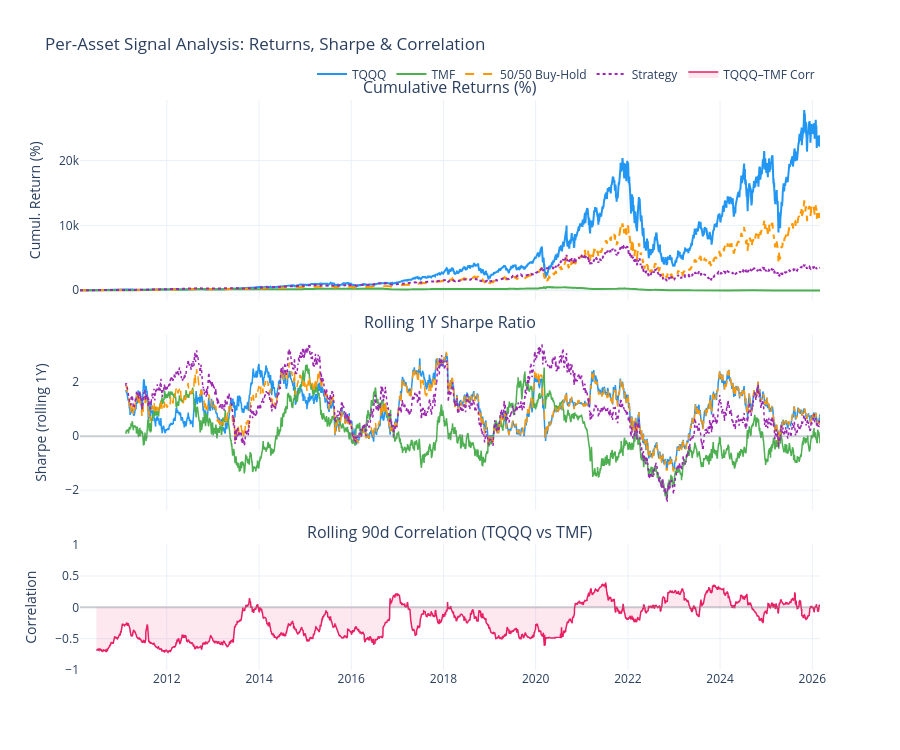

This figure's notebook cell:
### Code cell
# ====== Per-Asset Cumulative Returns & Rolling Sharpe — Plotly ======

# Cumulative returns (not equity — just percentage growth)
tqqq_cum = (1 + tqqq_rets).cumprod() - 1
tmf_cum  = (1 + tmf_rets).cumprod() - 1
bh5050_cum = (1 + bh5050_rets).cumprod() - 1
strat_cum  = (1 + strat_rets).cumprod() - 1

# Rolling 252-day Sharpe (annualised)
window = 252
tqqq_roll_sharpe  = (tqqq_rets.rolling(window).mean() / tqqq_rets.rolling(window).std()) * np.sqrt(252)
tmf_roll_sharpe   = (tmf_rets.rolling(window).mean() / tmf_rets.rolling(window).std()) * np.sqrt(252)
bh5050_roll_sharpe = (bh5050_rets.rolling(window).mean() / bh5050_rets.rolling(window).std()) * np.sqrt(252)
strat_roll_sharpe  = (strat_rets.rolling(window).mean() / strat_rets.rolling(window).std()) * np.sqrt(252)

# Rolling 90-day correlation (TQQQ vs TMF)
roll_corr = tqqq_rets.rolling(90).corr(tmf_rets)

fig = make_subplots(rows=3, cols=1, shared_xaxes=True, vertical_spacing=0.06,
                    subplot_titles=('Cumulative Returns (%)',
                                    'Rolling 1Y Sharpe Ratio',
                                    'Rolling 90d Correlation (TQQQ vs TMF)'),
                    row_heights=[0.40, 0.35, 0.25])

colors = {'TQQQ': '#2196F3', 'TMF': '#4CAF50', '50/50 BH': '#FF9800', 'Strategy': '#9C27B0'}

# Panel 1: Cumulative returns
for name, series, color, dash in [
    ('TQQQ', tqqq_cum, colors['TQQQ'], None),
    ('TMF', tmf_cum, colors['TMF'], None),
    ('50/50 Buy-Hold', bh5050_cum, colors['50/50 BH'], 'dash'),
    ('Strategy', strat_cum, colors['Strategy'], 'dot'),
]:
    fig.add_trace(go.Scatter(x=series.index, y=series * 100, name=name,
        line=dict(color=color, width=2, dash=dash),
        hovertemplate=f'{name}: %{{y:.0f}}%<extra></extra>'), row=1, col=1)
fig.update_yaxes(title_text='Cumul. Return (%)', row=1, col=1)

# Panel 2: Rolling Sharpe
for name, series, color, dash in [
    ('TQQQ', tqqq_roll_sharpe, colors['TQQQ'], None),
    ('TMF', tmf_roll_sharpe, colors['TMF'], None),
    ('50/50 BH', bh5050_roll_sharpe, colors['50/50 BH'], 'dash'),
    ('Strategy', strat_roll_sharpe, colors['Strategy'], 'dot'),
]:
    fig.add_trace(go.Scatter(x=series.index, y=series, name=name, showlegend=False,
        line=dict(color=color, width=1.5, dash=dash),
        hovertemplate=f'{name}: %{{y:.2f}}<extra></extra>'), row=2, col=1)
fig.add_hline(y=0, line_dash='solid', line_color='gray', opacity=0.3, row=2, col=1)
fig.update_yaxes(title_text='Sharpe (rolling 1Y)', row=2, col=1)

# Panel 3: Rolling correlation
fig.add_trace(go.Scatter(x=roll_corr.index, y=roll_corr,
    name='TQQQ–TMF Corr', line=dict(color='#E91E63', width=1.5),
    fill='tozeroy', fillcolor='rgba(233,30,99,0.1)',
    hovertemplate='Corr: %{y:.3f}<extra></extra>'), row=3, col=1)
fig.add_hline(y=0, line_dash='solid', line_color='gray', opacity=0.3, row=3, col=1)
fig.update_yaxes(title_text='Correlation', range=[-1, 1], row=3, col=1)

fig.update_layout(height=750, template='plotly_white', hovermode='x unified',
                  title='Per-Asset Signal Analysis: Returns, Sharpe & Correlation',
                  legend=dict(orientation='h', yanchor='bottom', y=1.02, xanchor='right', x=1))
fig.show()

### Figure 1 — Plotly figure (JSON) as saved in the notebook; plotly's stock layout.template omitted (floating-point values rounded to 4 significant figures; data arrays with more than 128 entries replaced by an {"elided": "..."} marker saying what was removed)
{"data": [{"hovertemplate": "TQQQ: %{y:.0f}%<extra></extra>", "line": {"color": "#2196F3", "width": 2}, "name": "TQQQ", "type": "scatter", "x": {"elided": "4037 str values"}, "xaxis": "x", "y": {"elided": "4037 float values"}, "yaxis": "y"}, {"hovertemplate": "TMF: %{y:.0f}%<extra></extra>", "line": {"color": "#4CAF50", "width": 2}, "name": "TMF", "type": "scatter", "x": {"elided": "4037 str values"}, "xaxis": "x", "y": {"elided": "4037 float values"}, "yaxis": "y"}, {"hovertemplate": "50/50 Buy-Hold: %{y:.0f}%<extra></extra>", "line": {"color": "#FF9800", "dash": "dash", "width": 2}, "name": "50/50 Buy-Hold", "type": "scatter", "x": {"elided": "4037 str values"}, "xaxis": "x", "y": {"elided": "4037 float values"}, "yaxis": "y"}, {"hovertemplate": "Strategy: %{y:.0f}%<extra></extra>", "line": {"color": "#9C27B0", "dash": "dot", "width": 2}, "name": "Strategy", "type": "scatter", "x": {"elided": "4037 str values"}, "xaxis": "x", "y": {"elided": "4037 float values"}, "yaxis": "y"}, {"hovertemplate": "TQQQ: %{y:.2f}<extra></extra>", "line": {"color": "#2196F3", "width": 1.5}, "name": "TQQQ", "showlegend": false, "type": "scatter", "x": {"elided": "4037 str values"}, "xaxis": "x2", "y": {"elided": "4037 float values"}, "yaxis": "y2"}, {"hovertemplate": "TMF: %{y:.2f}<extra></extra>", "line": {"color": "#4CAF50", "width": 1.5}, "name": "TMF", "showlegend": false, "type": "scatter", "x": {"elided": "4037 str values"}, "xaxis": "x2", "y": {"elided": "4037 float values"}, "yaxis": "y2"}, {"hovertemplate": "50/50 BH: %{y:.2f}<extra></extra>", "line": {"color": "#FF9800", "dash": "dash", "width": 1.5}, "name": "50/50 BH", "showlegend": false, "type": "scatter", "x": {"elided": "4037 str values"}, "xaxis": "x2", "y": {"elided": "4037 float values"}, "yaxis": "y2"}, {"hovertemplate": "Strategy: %{y:.2f}<extra></extra>", "line": {"color": "#9C27B0", "dash": "dot", "width": 1.5}, "name": "Strategy", "showlegend": false, "type": "scatter", "x": {"elided": "4037 str values"}, "xaxis": "x2", "y": {"elided": "4037 float values"}, "yaxis": "y2"}, {"fill": "tozeroy", "fillcolor": "rgba(233,30,99,0.1)", "hovertemplate": "Corr: %{y:.3f}<extra></extra>", "line": {"color": "#E91E63", "width": 1.5}, "name": "TQQQ–TMF Corr", "type": "scatter", "x": {"elided": "4037 str values"}, "xaxis": "x3", "y": {"elided": "4037 float values"}, "yaxis": "y3"}], "layout": {"annotations": [{"font": {"size": 16}, "showarrow": false, "text": "Cumulative Returns (%)", "x": 0.5, "xanchor": "center", "xref": "paper", "y": 1, "yanchor": "bottom", "yref": "paper"}, {"font": {"size": 16}, "showarrow": false, "text": "Rolling 1Y Sharpe Ratio", "x": 0.5, "xanchor": "center", "xref": "paper", "y": 0.588, "yanchor": "bottom", "yref": "paper"}, {"font": {"size": 16}, "showarrow": false, "text": "Rolling 90d Correlation (TQQQ vs TMF)", "x": 0.5, "xanchor": "center", "xref": "paper", "y": 0.22, "yanchor": "bottom", "yref": "paper"}], "height": 750, "hovermode": "x unified", "legend": {"orientation": "h", "x": 1, "xanchor": "right", "y": 1.02, "yanchor": "bottom"}, "shapes": [{"line": {"color": "gray", "dash": "solid"}, "opacity": 0.3, "type": "line", "x0": 0, "x1": 1, "xref": "x2 domain", "y0": 0, "y1": 0, "yref": "y2"}, {"line": {"color": "gray", "dash": "solid"}, "opacity": 0.3, "type": "line", "x0": 0, "x1": 1, "xref": "x3 domain", "y0": 0, "y1": 0, "yref": "y3"}], "title": {"text": "Per-Asset Signal Analysis: Returns, Sharpe & Correlation"}, "xaxis": {"anchor": "y", "domain": [0, 1], "matches": "x3", "showticklabels": false}, "xaxis2": {"anchor": "y2", "domain": [0, 1], "matches": "x3", "showticklabels": false}, "xaxis3": {"anchor": "y3", "domain": [0, 1]}, "yaxis": {"anchor": "x", "domain": [0.648, 1], "title": {"text": "Cumul. Return (%)"}}, "yaxis2": {"anchor": "x2", "domain": [0.28, 0.588], "title": {"text": "Sharpe (rolling 1Y)"}}, "yaxis3": {"anchor": "x3", "domain": [0, 0.22], "range": [-1, 1], "title": {"text": "Correlation"}}}}
